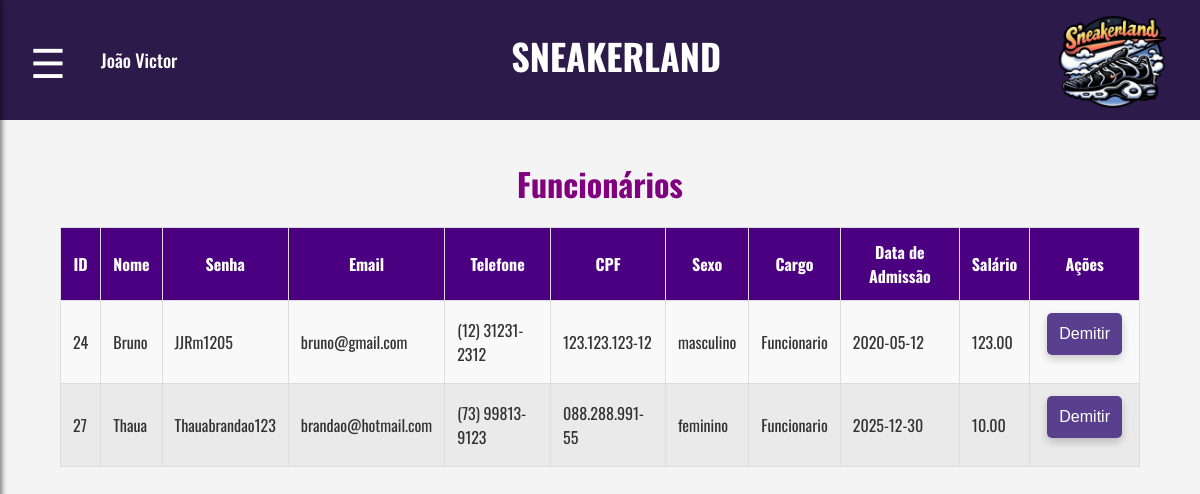
/funcionarios.php (signed in), run on the app's committed database.
### tables this page shows
CREATE TABLE `funcionarios` (
  `id` int(11) NOT NULL,
  `usuario_id` int(11) DEFAULT NULL,
  `cargo` varchar(100) NOT NULL,
  `data_admissao` date NOT NULL,
  `salario` decimal(10,2) NOT NULL
);

CREATE TABLE `usuarios` (
  `id` int(11) NOT NULL,
  `nome` varchar(100) NOT NULL,
  `email` varchar(100) NOT NULL,
  `senha` varchar(255) NOT NULL,
  `endereco` varchar(255) DEFAULT NULL,
  `telefone` varchar(20) DEFAULT NULL,
  `tipo_usuario` enum('cliente','funcionario','administrador') NOT NULL,
  `cpf` varchar(14) NOT NULL,
  `sexo` enum('masculino','feminino','outro') NOT NULL
);

### funcionarios.php (the view, shortened to what this page needs)
<?php
$servername = "localhost";
$username = "root";
$password = "";
$dbname = "sneakerland";
$conn = new mysqli($servername, $username, $password, $dbname);
$sql = "SELECT u.id, u.nome, u.email, u.senha, u.telefone, u.cpf, u.sexo, f.cargo, f.data_admissao, f.salario
        FROM usuarios u
        JOIN funcionarios f ON u.id = f.usuario_id
        WHERE u.tipo_usuario = 'funcionario'";
$result = $conn->query($sql);
?>
<?php include 'headerADM.php'; ?>
<!DOCTYPE html>
<html lang="pt-br">
<head>
    <link rel="stylesheet" href="css/clientes.css">
</head>
<body>
    <div class="container">
        <h1>Funcionários</h1>
        <table>
            <thead>
                <tr>
                    <th>ID</th>
                    <th>Nome</th>
                    <th>Senha</th>
                    <th>Email</th>
                    <th>Telefone</th>
                    <th>CPF</th>
                    <th>Sexo</th>
                    <th>Cargo</th>
                    <th>Data de Admissão</th>
                    <th>Salário</th>
                    <th>Ações</th>
                </tr>
            </thead>
            <tbody>
                <?php
                if ($result->num_rows > 0) {
                    while ($row = $result->fetch_assoc()) {
                        echo "<tr>
                                <td>" . $row["id"] . "</td>
                                <td>" . $row["nome"] . "</td>
                                <td>" . $row["senha"] . "</td>
                                <td>" . $row["email"] . "</td>
                                <td>" . $row["telefone"] . "</td>
                                <td>" . $row["cpf"] . "</td>
                                <td>" . $row["sexo"] . "</td>
                                <td>" . $row["cargo"] . "</td>
                                <td>" . $row["data_admissao"] . "</td>
                                <td>" . $row["salario"] . "</td>
                                <td>
                                    <form method='POST' action='demitir.php' onsubmit='return confirm(\"Tem certeza que deseja demitir?\");'>
                                        <input type='hidden' name='id' value='" . $row["id"] . "' />
                                        <button type='submit'>Demitir</button>
                                    </form>
                                </td>
                            </tr>";
                    }
                } else {
                    echo "<tr><td colspan='11'>Nenhum funcionário encontrado</td></tr>";
                }
                ?>
            </tbody>
        </table>
    </div>
</body>
</html>

### css/clientes.css (style rules this page uses)
body { font-family: 'Oswald', sans-serif; margin: 0; padding: 0; background-color: #f4f4f4; color: #333; }
.container { width: 90%; margin: 40px auto; text-align: center; }
h1 { color: purple; margin-bottom: 20px; }
table { width: 100%; border-collapse: collapse; margin-top: 20px; }
th, td { padding: 12px; border: 1px solid #ddd; }
th { background-color: #4b0082; color: #fff; }
td { background-color: #f9f9f9; }
tr:nth-child(even) td { background-color: #eaeaea; }
button { flex: 1; margin: 0 5px; background-color: #5b3f8f; color: white; padding: 12px; border: none; border-radius: 5px; cursor: pointer; font-size: 16px; transition: background-color 0.3s ease, transform 0.2s ease; box-shadow: 0 4px 8px rgba(0, 0, 0, 0.2); }

### data on the page
funcionarios: usuario "24", usuario.nome "Bruno", usuario.senha "JJRm1205", usuario.email "bruno@gmail.com", usuario.telefone "(12) 31231-2312", usuario.cpf "123.123.123-12", usuario.sexo "masculino", cargo "Funcionario", data_admissao "2020-05-12", salario "123.00"
funcionarios: usuario "27", usuario.nome "Thaua", usuario.senha "Thauabrandao123", usuario.email "brandao@hotmail.com", usuario.telefone "(73) 99813-9123", usuario.cpf "088.288.991-55", usuario.sexo "feminino", cargo "Funcionario", data_admissao "2025-12-30", salario "10.00"

### other printed values
$_SESSION['nome_usuario'] "João Victor"
